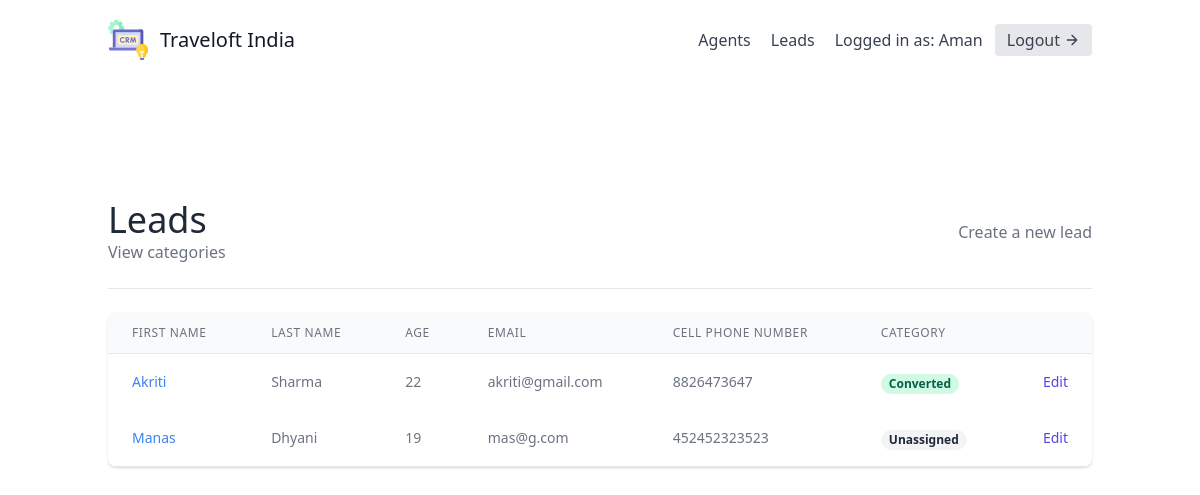
Page /leads/ (signed in) on the committed database.
### leads/models.py (models this page shows, shortened)
class User(AbstractUser):
    is_organisor = models.BooleanField(default=True)
    is_agent = models.BooleanField(default=False)

class Lead(models.Model):
    first_name = models.CharField(max_length=20)
    last_name = models.CharField(max_length=20)
    age = models.IntegerField(default=0)
    organisation = models.ForeignKey(UserProfile, on_delete=models.CASCADE)
    agent = models.ForeignKey("Agent", null=True, blank=True, on_delete=models.SET_NULL)
    category = models.ForeignKey("Category", related_name="leads", null=True, blank=True, on_delete=models.SET_NULL)
    description = models.TextField()
    date_added = models.DateTimeField(auto_now_add=True)
    phone_number = models.CharField(max_length=20)
    email = models.EmailField()
    profile_picture = models.ImageField(null=True, blank=True, upload_to="profile_pictures/")
    converted_date = models.DateTimeField(null=True, blank=True)
    objects = LeadManager()

class Category(models.Model):
    name = models.CharField(max_length=30)  # New, Contacted, Converted, Unconverted
    organisation = models.ForeignKey(UserProfile, on_delete=models.CASCADE)

### leads/views.py (the view)
# urls.py: path('', LeadListView.as_view(), name='lead-list'),
class LeadListView(LoginRequiredMixin, generic.ListView):
    template_name = "leads/lead_list.html"
    context_object_name = "leads"
    def get_queryset(self):
        user = self.request.user
        if user.is_organisor:
            queryset = Lead.objects.filter(
                organisation=user.userprofile,
                agent__isnull=False
            )
        else:
            queryset = Lead.objects.filter(
                organisation=user.agent.organisation,
                agent__isnull=False
            )
            queryset = queryset.filter(agent__user=user)
        return queryset
    def get_context_data(self, **kwargs):
        context = super(LeadListView, self).get_context_data(**kwargs)
        user = self.request.user
        if user.is_organisor:
            queryset = Lead.objects.filter(
                organisation=user.userprofile,
                agent__isnull=True
            )
            context.update({
                "unassigned_leads": queryset
            })
        return context

### leads/models.py (called while the page is built)
    def get_queryset(self):
        return super().get_queryset()

### leads/templates/leads/lead_list.html (shortened to what this page needs)
{% extends "base.html" %}
{% block content %}
<section class="text-gray-700 body-font">
    <div class="container px-5 py-24 mx-auto flex flex-wrap">
        <div class="w-full mb-6 py-6 flex justify-between items-center border-b border-gray-200">
            <div>
                <h1 class="text-4xl text-gray-800">Leads</h1>
                <a class="text-gray-500 hover:text-blue-500" href="{% url 'leads:category-list' %}">
                    View categories
                </a>
            </div>
            {% if request.user.is_organisor %}
            <div>
                <a class="text-gray-500 hover:text-blue-500" href="{% url 'leads:lead-create' %}">
                    Create a new lead
                </a>
            </div>
            {% endif %}
        </div>
        <div class="flex flex-col w-full">
            <div class="-my-2 overflow-x-auto sm:-mx-6 lg:-mx-8">
            <div class="py-2 align-middle inline-block min-w-full sm:px-6 lg:px-8">
                <div class="shadow overflow-hidden border-b border-gray-200 sm:rounded-lg">
                <table class="min-w-full divide-y divide-gray-200">
                    <thead class="bg-gray-50">
                        <tr>
                            <th scope="col" class="px-6 py-3 text-left text-xs font-medium text-gray-500 uppercase tracking-wider">
                            First Name
                            </th>
                            <th scope="col" class="px-6 py-3 text-left text-xs font-medium text-gray-500 uppercase tracking-wider">
                            Last Name
                            </th>
                            <th scope="col" class="px-6 py-3 text-left text-xs font-medium text-gray-500 uppercase tracking-wider">
                            Age
                            </th>
                            <th scope="col" class="px-6 py-3 text-left text-xs font-medium text-gray-500 uppercase tracking-wider">
                            Email
                            </th>
                            <th scope="col" class="px-6 py-3 text-left text-xs font-medium text-gray-500 uppercase tracking-wider">
                            Cell Phone Number
                            </th>
                            <th scope="col" class="px-6 py-3 text-left text-xs font-medium text-gray-500 uppercase tracking-wider">
                            Category
                            </th>
                            <th scope="col" class="relative px-6 py-3">
                            </th>
                        </tr>
                    </thead>
                    <tbody>
                        {% for lead in leads %}
                            <tr class="bg-white">
                                <td class="px-6 py-4 whitespace-nowrap text-sm font-medium text-gray-900">
                                    <a class="text-blue-500 hover:text-blue-800" href="{% url 'leads:lead-detail' lead.pk %}">{{ lead.first_name }}</a>
                                </td>
                                <td class="px-6 py-4 whitespace-nowrap text-sm text-gray-500">
                                    {{ lead.last_name }}
                                </td>
                                <td class="px-6 py-4 whitespace-nowrap text-sm text-gray-500">
                                    {{ lead.age }}
                                </td>
                                <td class="px-6 py-4 whitespace-nowrap text-sm text-gray-500">
                                    {{ lead.email }}
                                </td>
                                <td class="px-6 py-4 whitespace-nowrap text-sm text-gray-500">
                                    {{ lead.phone_number }}
                                </td>
                                <td class="px-6 py-4 whitespace-nowrap">
                                    {% if lead.category %}
                                        <span class="px-2 inline-flex text-xs leading-5 font-semibold rounded-full bg-green-100 text-green-800">
                                            {{ lead.category.name }}
                                        </span>
                                    {% else %}
                                        <span class="px-2 inline-flex text-xs leading-5 font-semibold rounded-full bg-gray-100 text-gray-800">
                                            Unassigned
                                        </span>
                                    {% endif %}
                                </td>
                                <td class="px-6 py-4 whitespace-nowrap text-right text-sm font-medium">
                                    <a href="{% url 'leads:lead-update' lead.pk %}" class="text-indigo-600 hover:text-indigo-900">
                                        Edit
                                    </a>
                                </td>
                            </tr>
                        {% empty %}
                        <p>There are currently no leads</p>
                        {% endfor %}
                    </tbody>
                </table>
                </div>
            </div>
            </div>
        </div>
    </div>
</section>
{% endblock content %}

### templates/base.html (shortened to what this page needs)
{% load static %}
<!DOCTYPE html>
<html lang="en">
<head>
    <link href="{% static 'css/styles.css' %}" rel="stylesheet">
</head>
<body>
    <div class="max-w-7xl mx-auto">
        {% include 'navbar.html' %}
        {% block content %}
        {% endblock content %}
    </div>
</body>
</html>

### templates/navbar.html (shortened to what this page needs)
<header class="text-gray-700 body-font">
    <div class="container mx-auto flex flex-wrap p-5 flex-col md:flex-row items-center">
      <a href="{% url 'dashboard' %}" class="flex title-font font-medium items-center text-gray-900 mb-4 md:mb-0">
        <span class="ml-3 text-xl">Traveloft India</span>
      </a>
      <nav class="md:ml-auto flex flex-wrap items-center text-base justify-center">
        {% if not request.user.is_authenticated %}
          <a href="{% url 'signup' %}" class="mr-5 hover:text-gray-900">Signup</a>
        {% else %}
          {% if request.user.is_organisor %}
          <a href="{% url 'agents:agent-list' %}" class="mr-5 hover:text-gray-900">Agents</a>
          {% endif %}
          <a href="{% url 'leads:lead-list' %}" class="mr-5 hover:text-gray-900">Leads</a>
        {% endif %}
      </nav>
      {% if request.user.is_authenticated %}
        Logged in as: {{ request.user.username }}
        <a href="{% url 'logout' %}" class="ml-3 inline-flex items-center bg-gray-200 border-0 py-1 px-3 focus:outline-none hover:bg-gray-300 rounded text-base mt-4 md:mt-0">
          Logout
            <svg fill="none" stroke="currentColor" stroke-linecap="round" stroke-linejoin="round" stroke-width="2" class="w-4 h-4 ml-1" viewBox="0 0 24 24">
                <path d="M5 12h14M12 5l7 7-7 7"></path>
            </svg>
        </a>
      {% endif %}
    </div>
</header>

### templates/scripts.html (shortened to what this page needs)
{% load static %}

### rows in the picture
User: user.username "Aman"
Lead: first_name "Akriti", last_name "Sharma", age "22", email "akriti@gmail.com", phone_number "8826473647", category.name "Converted"
Lead: first_name "Manas", last_name "Dhyani", age "19", email "mas@g.com", phone_number "452452323523", shows "Unassigned"
